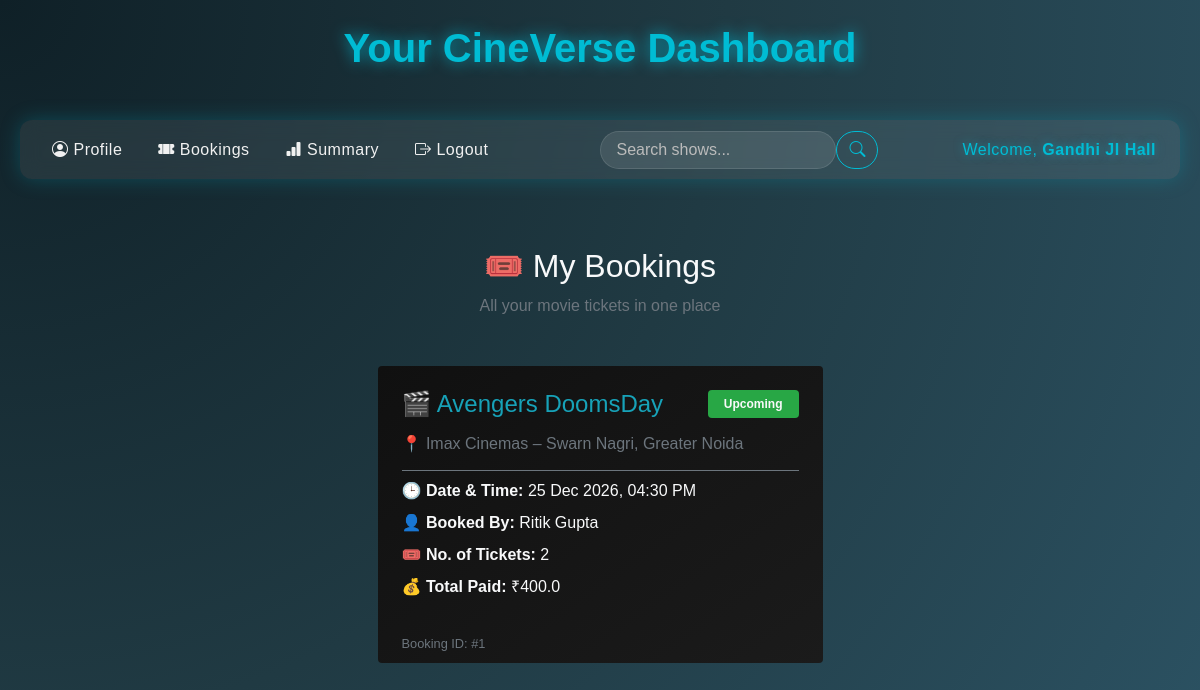
Page /user_bookings/2/Gandhi JI Hall on the committed database.
### backend/models.py (models this page shows)
class Ticket(db.Model):
    __tablename__ = "ticket"
    id = db.Column(db.Integer, primary_key=True)
    no_of_tickets = db.Column(db.Integer, nullable=False)
    sl_no_tickets = db.Column(db.String, nullable=False)
    user_rating = db.Column(db.Integer, default=0)
    purchase_time = db.Column(db.DateTime, default=datetime.utcnow)
    total_cost = db.Column(db.Float, nullable=False, default=0.0)
    user_id = db.Column(db.Integer, db.ForeignKey("user_info.id"), nullable=False)
    show_id = db.Column(db.Integer, db.ForeignKey("show.id"), nullable=False)

class Show(db.Model):
    __tablename__ = "show"
    id = db.Column(db.Integer, primary_key=True)
    name = db.Column(db.String, nullable=False)
    tags = db.Column(db.String, nullable=False)
    rating = db.Column(db.Integer, default=0)
    tkt_price = db.Column(db.Float, default=0.0)
    date_time = db.Column(db.DateTime, nullable=False)
    theatre_id = db.Column(db.Integer, db.ForeignKey("theatre.id"), nullable=False)
    total_revenue = db.Column(db.Float, default=0.0)
    tickets = db.relationship(
        "Ticket", cascade="all,delete", backref="show", lazy=True
    )

class Theatre(db.Model):
    __tablename__ = "theatre"
    id = db.Column(db.Integer, primary_key=True)
    name = db.Column(db.String, nullable=False)
    location = db.Column(db.String, nullable=False)
    pincode = db.Column(db.Integer, nullable=False)
    capacity = db.Column(db.Integer, nullable=False)
    venue_pic_url = db.Column(db.String, nullable=True, default="None")
    total_revenue = db.Column(db.Float, default=0.0)
    shows = db.relationship(
        "Show", cascade="all,delete", backref="theatre", lazy=True
    )

class User_Info(db.Model):
    __tablename__ = "user_info"
    id = db.Column(db.Integer, primary_key=True)
    email = db.Column(db.String, unique=True, nullable=False)
    password = db.Column(db.String, nullable=False)
    role = db.Column(db.Integer, default=1)
    full_name = db.Column(db.String, nullable=False)
    address = db.Column(db.String, nullable=False)
    pincode = db.Column(db.Integer, nullable=False)
    total_spent = db.Column(db.Float, default=0.0)
    tickets = db.relationship(
        "Ticket", cascade="all,delete", backref="user_info", lazy=True
    )

### backend/controllers.py (the view)
@app.route("/user_bookings/<id>/<name>")
def user_bookings(id, name):
    user = User_Info.query.get_or_404(id)
    tickets = Ticket.query.filter_by(user_id=user.id).order_by(Ticket.id.desc()).all()
    dt_time_now = datetime.now()
    return render_template("user_bookings.html",name=name,user_info=user,tickets=tickets,dt_time_now=dt_time_now)

### templates/user_bookings.html (shortened to what this page needs)
{% extends "user_layout.html" %}
{% block content %}
<div class="container py-5 text-light">
  <div class="text-center mb-5">
    <h2 class="fw-bold text-cyan-400 tracking-wide">🎟️ My Bookings</h2>
    <p class="text-muted">All your movie tickets in one place</p>
  </div>
  {% if tickets %}
    <div class="row justify-content-center">
      {% for ticket in tickets %}
        <div class="col-lg-5 col-md-6 mb-4">
          <div class="card rounded-4 shadow-lg border-0 overflow-hidden"
               style="background: linear-gradient(145deg, #101010, #1b1b1b); border: 1px solid rgba(255,255,255,0.08); transition: all 0.3s ease; cursor: default;">
            <div class="card-body p-4">
              <div class="d-flex justify-content-between align-items-center mb-3">
                <h4 class="text-info mb-0 fw-semibold">🎬 {{ ticket.show.name }}</h4>
                {% if ticket.show.date_time >= dt_time_now %}
                  <span class="badge bg-success px-3 py-2">Upcoming</span>
                {% else %}
                  <span class="badge bg-secondary px-3 py-2">Past</span>
                {% endif %}
              </div>
              <h6 class="text-muted mb-3">
                📍 {{ ticket.show.theatre.name }} – {{ ticket.show.theatre.location }}
              </h6>
              <hr class="border-secondary opacity-25 my-2">
              <p class="mb-2">
                🕒 <strong>Date & Time:</strong>
                {{ ticket.show.date_time.strftime('%d %b %Y, %I:%M %p') }}
              </p>
              <p class="mb-2">
                👤 <strong>Booked By:</strong> <span class="text-cyan-400">{{ ticket.user_info.full_name }}</span>
              </p>
              <p class="mb-2">
                🎟️ <strong>No. of Tickets:</strong> {{ ticket.no_of_tickets }}
              </p>
              <p class="mb-0">
                💰 <strong>Total Paid:</strong> ₹{{ ticket.total_cost }}
              </p>
            </div>
            <div class="px-4 py-2 bg-gradient-to-r from-cyan-500/10 to-transparent text-end">
              <small class="text-muted">Booking ID: #{{ ticket.id }}</small>
            </div>
          </div>
        </div>
      {% endfor %}
    </div>
  {% endif %}
</div>
{% endblock %}

### templates/user_layout.html (style rules this page uses)
body { background: radial-gradient(circle at top left, #0f2027, #203a43, #2c5364); color: #f1f1f1; font-family: "Poppins", sans-serif; margin: 0; padding: 0; min-height: 100vh; }

### rows in the picture
Ticket: show.name "Avengers DoomsDay", show.theatre.name "Imax Cinemas", show.theatre.location "Swarn Nagri, Greater Noida", show.date_time "25 Dec 2026, 04:30 PM", user_info.full_name "Ritik Gupta", no_of_tickets "2", total_cost "400.0", id "1"

### other values in the picture
{{ name }} "Gandhi JI Hall"
